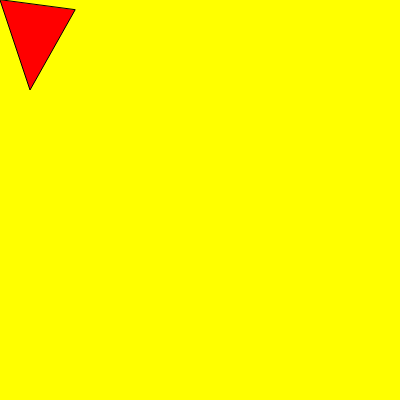
Frame 1 (no input)
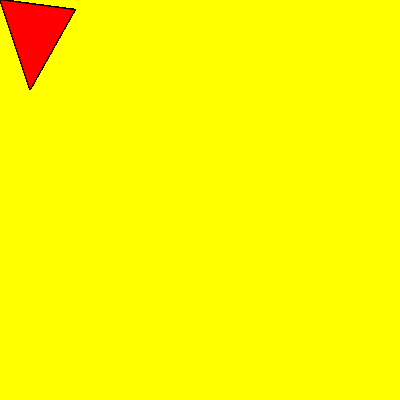
Frame 60 (no input)
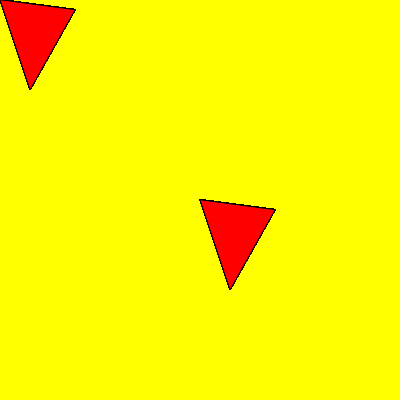
Frame 120 (the mouse pressed at the canvas centre since frame 60)

The p5.js sketch that drew these frames (run headless with seeded random() and noise() and a simulated clock; from frame 60 on, the mouse is pressed at the canvas centre):

// p5.js sketch
// ── sketch.js
function setup() {
  createCanvas(400, 400)
  background(255, 255, 0)
}

function draw() {
  fill(255, 0, 0)
  stroke(0, 0, 0)
  triangle(mouseX, mouseY, mouseX + 30,  mouseY + 90, mouseX + 75, mouseY + 10)
}
